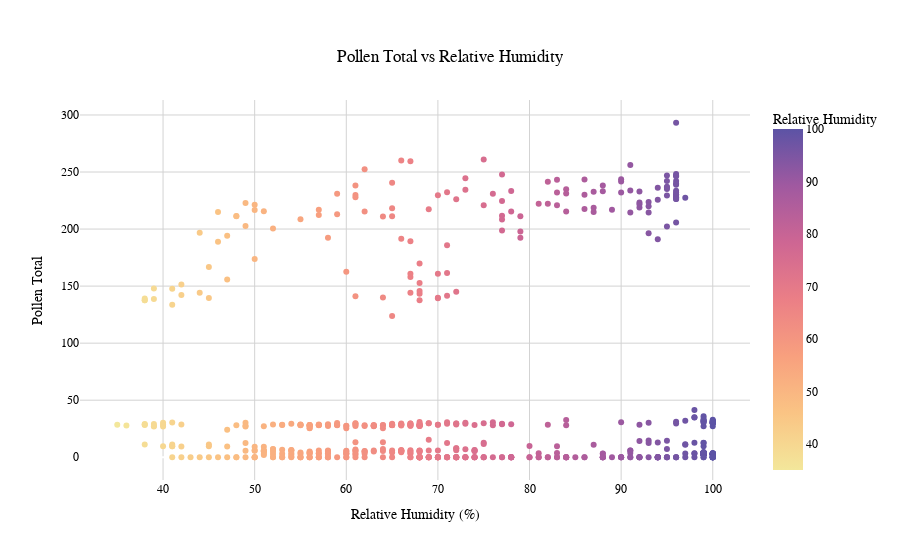

Source (notebook cell):
### Code cell
fig = px.scatter(df, x='rel_hum', y='pollen_total', color='rel_hum',
                 title='Pollen Total vs Relative Humidity',
                 labels={'rel_hum': 'Relative Humidity (%)', 'pollen_total': 'Pollen Total'},
                 color_continuous_scale='Sunset')

fig.update_traces(
    hovertemplate='<b>Time:</b> %{customdata}<br>' +
                  '<b>Relative Humidity:</b> %{x:.1f}%<br>' +
                  '<b>Pollen Total:</b> %{y:.2f}<extra></extra>',
    customdata=df.index.strftime('%Y-%m-%d %H:%M:%S')
)

fig.update_layout(
    plot_bgcolor='white',
    paper_bgcolor='white',
    xaxis=dict(showgrid=True, gridcolor='LightGray'),
    yaxis=dict(showgrid=True, gridcolor='LightGray'),
    font=dict(family="Arial, sans-serif", size=12, color="black"),
    title=dict(text='Pollen Total vs Relative Humidity', x=0.5, xanchor='center', yanchor='top'),
    coloraxis_colorbar=dict(title='Relative Humidity')
)

fig.show()

### Figure 1 — Plotly figure (JSON) as saved in the notebook; plotly's stock layout.template omitted (floating-point values rounded to 4 significant figures; data arrays with more than 128 entries replaced by an {"elided": "..."} marker saying what was removed)
{"data": [{"customdata": {"elided": "643 str values"}, "hovertemplate": "<b>Time:</b> %{customdata}<br><b>Relative Humidity:</b> %{x:.1f}%<br><b>Pollen Total:</b> %{y:.2f}<extra></extra>", "legendgroup": "", "marker": {"color": {"elided": "643 int values"}, "coloraxis": "coloraxis", "symbol": "circle"}, "mode": "markers", "name": "", "orientation": "v", "showlegend": false, "type": "scatter", "x": {"elided": "643 int values"}, "xaxis": "x", "y": {"elided": "643 float values"}, "yaxis": "y"}], "layout": {"coloraxis": {"colorbar": {"title": {"text": "Relative Humidity"}}, "colorscale": [[0, "rgb(243, 231, 155)"], [0.1667, "rgb(250, 196, 132)"], [0.3333, "rgb(248, 160, 126)"], [0.5, "rgb(235, 127, 134)"], [0.6667, "rgb(206, 102, 147)"], [0.8333, "rgb(160, 89, 160)"], [1, "rgb(92, 83, 165)"]]}, "font": {"color": "black", "family": "Arial, sans-serif", "size": 12}, "legend": {"tracegroupgap": 0}, "paper_bgcolor": "white", "plot_bgcolor": "white", "title": {"text": "Pollen Total vs Relative Humidity", "x": 0.5, "xanchor": "center", "yanchor": "top"}, "xaxis": {"anchor": "y", "domain": [0, 1], "gridcolor": "LightGray", "showgrid": true, "title": {"text": "Relative Humidity (%)"}}, "yaxis": {"anchor": "x", "domain": [0, 1], "gridcolor": "LightGray", "showgrid": true, "title": {"text": "Pollen Total"}}}}
